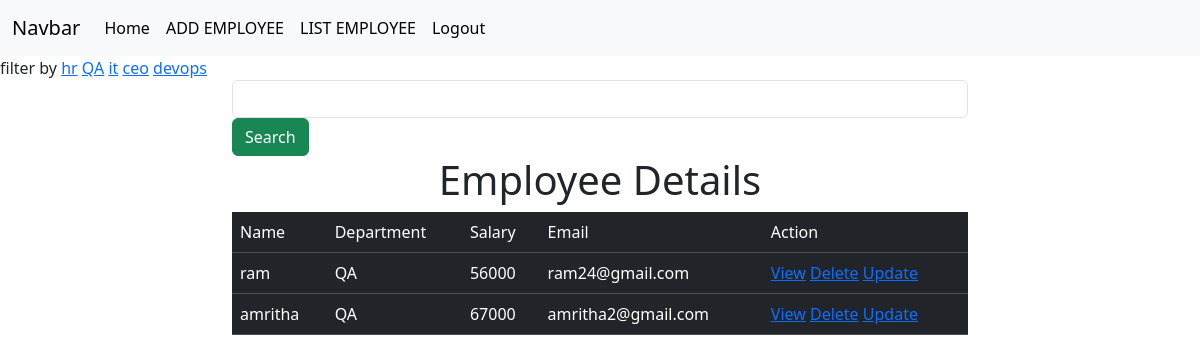
The app's page /employee/all/?department=QA (signed in) with its own data.
### crm/models.py (models this page shows, shortened)
class Employee(models.Model):
    name=models.CharField(max_length=50)
    department=models.CharField(max_length=50)
    salary=models.PositiveIntegerField()
    email=models.EmailField(unique=True)
    age=models.PositiveIntegerField()
    contact=models.CharField(null=True,max_length=50)
    profile_pic=models.ImageField(upload_to="images",null=True,blank=True)
    dob=models.DateField(null=True,blank=True)

### crm/views.py (the view, shortened to what this page needs)
# urls.py: path('employee/all/',views.EmployeeListView.as_view(),name="emp-all"),
@method_decorator(signin_required,name="dispatch")
class EmployeeListView(View):
    def get(self,request,*args,**kwargs):
        qs=Employee.objects.all()
        departments=Employee.objects.all().values_list("department",flat=True).distinct()
        print(departments)
        if "department" in request.GET:
            dept=request.GET.get("department")
            qs=qs.filter(department__iexact=dept)
        return render(request,"emp_list.html",{"data":qs,"departments":departments})

### crm/views.py (called while the page is built)
def signin_required(fn):
    def wrapper(request,*args,**kwargs):
        if not request.user.is_authenticated:
            messages.error(request,"invalid session")
            return redirect("signin")
        else:
            return fn(request,*args,**kwargs)
    return wrapper

### crm/templates/emp_list.html (shortened to what this page needs)
{%extends 'base.html'%}
{%block body_block%}
<div>
    filter by
    {%for dept in departments%}
    <a href="{%url 'emp-all'%}?department={{dept}}">{{dept}}</a>
    {%endfor%}
</div>
<div class="container">
    <div class="row">
        <div class="col-2"></div>
        <div class="col-8">
            <form action="" method="post">
                <div>
                <input type="text" name="box" class="form-control">
                <button type="submit" class="btn btn-success">Search</button>
                </div>
            </form>
        </div>
        <div class="col-2"></div>
    </div>
</div>
<h1 class="text-center">Employee Details</h1>
<div class="container">
    <div class="row">
        <div class="col-2"></div>
        <div class="col-8">
            <table class="table table-dark ">
                <tr>
                    <td>Name</td>
                    <td>Department</td>
                    <td>Salary</td>
                    <td>Email</td>
                    <td>Action</td>
                </tr>
                {%for emp in data%}
                <tr>
                    <td>{{emp.name}}</td>
                    <td>{{emp.department}}</td>
                    <td>{{emp.salary}}</td>
                    <td>{{emp.email}}</td>
                    <td>
                        <a href="{%url 'emp-details' emp.id%}">View</a>
                        <a href="{%url 'emp-delete' emp.id%}">Delete</a>
                        <a href="{%url 'emp-edit' emp.id%}">Update</a>
                    </td>
                </tr>
                {%endfor%}
            </table>
        </div>
        <div class="col-2"></div>
    </div>
</div>
{%endblock%}

### records on screen
Employee: name "ram", department "QA", salary "56000", email "ram24@gmail.com"
Employee: name "amritha", department "QA", salary "67000", email "amritha2@gmail.com"

### other values on screen
{{ dept }} "hr" "QA" "it" "ceo" "devops"
